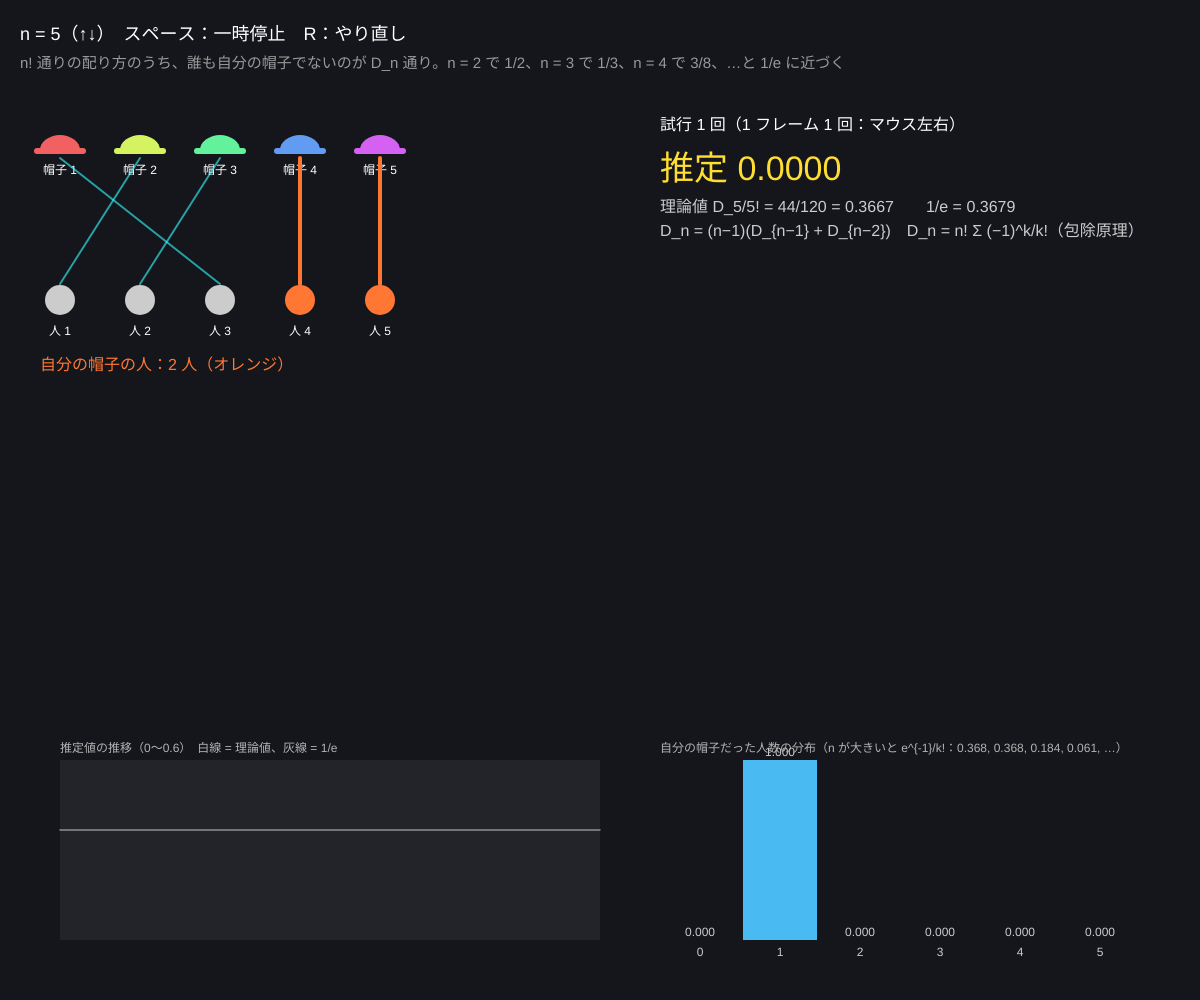
Frame 1 (no input)
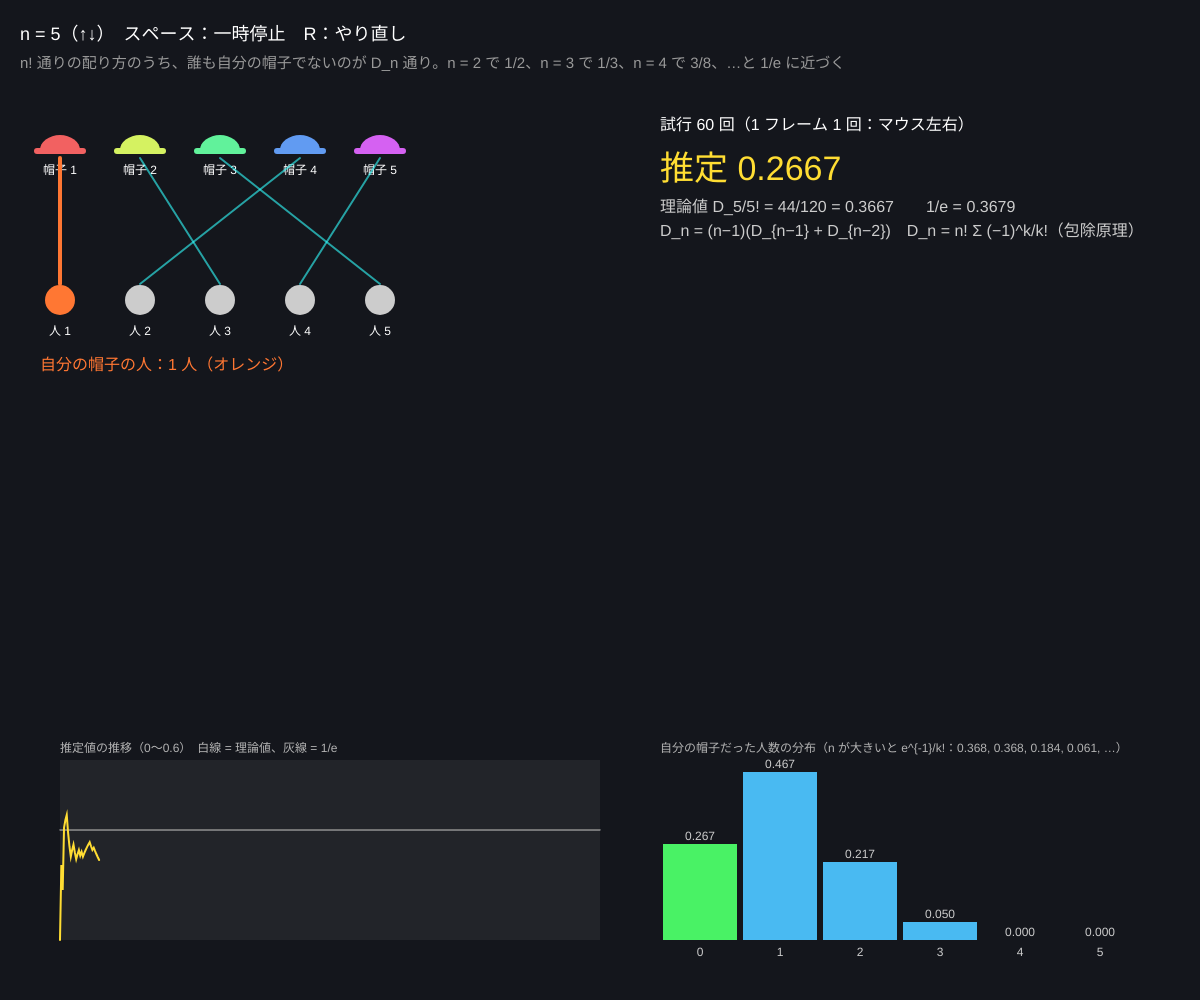
Frame 60 (no input)
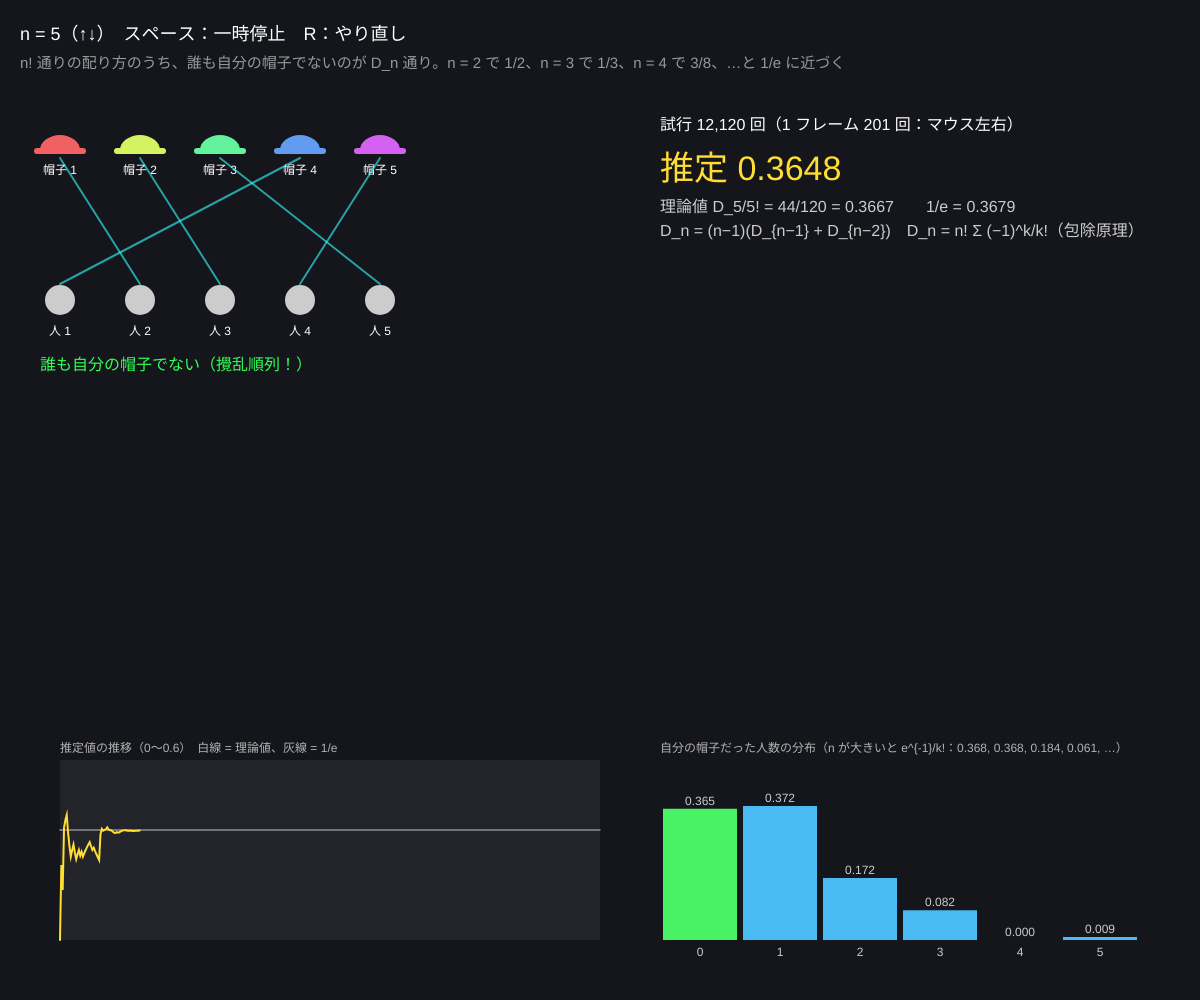
Frame 120 (the mouse pressed at the canvas centre since frame 60)

The p5.js sketch that drew these frames (run headless with seeded random() and noise() and a simulated clock; from frame 60 on, the mouse is pressed at the canvas centre):

// p5.js sketch
// ── sketch.js
// ============================================
// 12 帽子問題と確率
// n 人が帽子を預け、ランダムに返されたとき「誰も自分の帽子を受け取らない」確率は？
// 何万回も試して数える（シミュレーション）と、理論値 D_n/n! に近づき、n が大きいと 1/e ≈ 0.3679 に
// ↑↓ = 人数 n（2〜10）/ スペース = 一時停止 / R = やり直し / マウス左右 = 1 フレームの試行回数
// ============================================

let n = 5;                     // ★ 人数
let trials = 0, successes = 0; // 試行回数、誰も自分の帽子でなかった回数
let fixedHist = [];            // 「自分の帽子だった人数」の分布
let paused = false;
let series = [];               // 推定値の推移（グラフ用）
let shown = [];                // 画面に描く 1 回ぶんの配り方
let showTimer = 0;

function setup() {
  createCanvas(windowWidth, windowHeight);
  colorMode(HSB, 360, 100, 100, 100);
  reset();
}

function reset() {
  trials = 0; successes = 0; series = [];
  fixedHist = new Array(n + 1).fill(0);
  shown = randomPerm(n);
}

// ★ Fisher–Yates：0..k-1 をランダムに並べかえる（どの順列も同じ確率）
function randomPerm(k) {
  let p = [];
  for (let i = 0; i < k; i++) p.push(i);
  for (let i = k - 1; i > 0; i--) { let j = Math.floor(Math.random() * (i + 1)); [p[i], p[j]] = [p[j], p[i]]; }
  return p;
}

function derangements(k) { let d = [1, 0]; for (let i = 2; i <= k; i++) d.push((i - 1) * (d[i - 1] + d[i - 2])); return d[k]; }
function factorial(k) { let f = 1; for (let i = 2; i <= k; i++) f *= i; return f; }

function draw() {
  background(226, 28, 11);
  let perFrame = Math.round(map(mouseX, 0, width, 1, 400, true));
  if (!paused) {
    for (let t = 0; t < perFrame; t++) {
      let p = randomPerm(n);
      let fixed = 0;
      for (let i = 0; i < n; i++) if (p[i] === i) fixed++;
      fixedHist[fixed]++;
      trials++;
      if (fixed === 0) successes++;
    }
    if (trials > 0 && frameCount % 2 === 0) { series.push(successes / trials); if (series.length > 400) series.shift(); }
    showTimer += deltaTime / 1000;
    if (showTimer > 0.6) { showTimer = 0; shown = randomPerm(n); }
  }
  let est = trials > 0 ? successes / trials : 0;
  let theory = derangements(n) / factorial(n);

  // 左上：1 回ぶんの配り方（人 i → 帽子 shown[i]）
  let hx = 60, hy = 150, gap = Math.min(80, (width * 0.45) / n);
  for (let i = 0; i < n; i++) {
    let x = hx + i * gap;
    // 帽子（上）と人（下）
    noStroke(); fill((i * 360) / n, 60, 95);
    arc(x, hy, 40, 30, PI, TWO_PI);
    rect(x - 26, hy - 2, 52, 6, 3);
    fill(0, 0, 100); textAlign(CENTER, BASELINE); textSize(12); text('帽子 ' + (i + 1), x, hy + 24);
    let own = shown[i] === i;
    fill(own ? 20 : 0, own ? 80 : 0, own ? 100 : 80); circle(x, hy + 150, 30);
    fill(0, 0, 100); text('人 ' + (i + 1), x, hy + 185);
  }
  // 線：人 i が受け取った帽子 shown[i]
  for (let i = 0; i < n; i++) {
    let x1 = hx + shown[i] * gap, x2 = hx + i * gap;
    let own = shown[i] === i;
    stroke(own ? 20 : 180, 80, 100, own ? 100 : 60); strokeWeight(own ? 4 : 2);
    line(x1, hy + 8, x2, hy + 134);
  }
  textAlign(LEFT, BASELINE);
  let fixedNow = shown.filter((v, i) => v === i).length;
  noStroke(); fill(fixedNow === 0 ? 130 : 20, 80, 100); textSize(16);
  text(fixedNow === 0 ? '誰も自分の帽子でない（攪乱順列！）' : '自分の帽子の人：' + fixedNow + ' 人（オレンジ）', hx - 20, hy + 220);

  // 右上：数値
  let px = width * 0.55, py = 130;
  fill(0, 0, 100); textSize(16);
  text('試行 ' + trials.toLocaleString() + ' 回（1 フレーム ' + perFrame + ' 回：マウス左右）', px, py);
  textSize(34); fill(50, 80, 100);
  text('推定 ' + est.toFixed(4), px, py + 50);
  textSize(16); fill(0, 0, 80);
  text('理論値 D_' + n + '/' + n + '! = ' + derangements(n) + '/' + factorial(n) + ' = ' + theory.toFixed(4) + '　　1/e = ' + (1 / Math.E).toFixed(4), px, py + 82);
  text('D_n = (n−1)(D_{n−1} + D_{n−2})　D_n = n! Σ (−1)^k/k!（包除原理）', px, py + 106);

  // 下：推定値の推移（線）
  let gx = 60, gy = height - 60, gw = width * 0.45, gh = 180;
  noStroke(); fill(0, 0, 100, 6); rect(gx, gy - gh, gw, gh);
  stroke(0, 0, 80); strokeWeight(1);
  line(gx, gy - gh * theory / 0.6, gx + gw, gy - gh * theory / 0.6);
  stroke(0, 0, 45); line(gx, gy - gh * (1 / Math.E) / 0.6, gx + gw, gy - gh * (1 / Math.E) / 0.6);
  stroke(50, 80, 100); strokeWeight(2); noFill();
  beginShape();
  for (let i = 0; i < series.length; i++) vertex(gx + (i / 400) * gw, gy - gh * Math.min(0.6, series[i]) / 0.6);
  endShape();
  noStroke(); fill(0, 0, 70); textSize(12);
  text('推定値の推移（0〜0.6）　白線 = 理論値、灰線 = 1/e', gx, gy - gh - 8);

  // 右下：自分の帽子だった人数の分布（ポアソン分布 λ=1 に近づく）
  let bx = width * 0.55, by = height - 60, bw = (width * 0.4) / (n + 1), bh = 180;
  let maxH = Math.max(1, ...fixedHist);
  for (let k = 0; k <= n; k++) {
    let hgt = (fixedHist[k] / Math.max(1, trials)) * bh / 0.5;
    noStroke(); fill(k === 0 ? 130 : 200, 70, 95);
    rect(bx + k * bw + 3, by - Math.min(bh, hgt), bw - 6, Math.min(bh, hgt));
    fill(0, 0, 80); textAlign(CENTER, BASELINE); textSize(12);
    text(k, bx + k * bw + bw / 2, by + 16);
    if (trials > 0) text((fixedHist[k] / trials).toFixed(3), bx + k * bw + bw / 2, by - Math.min(bh, hgt) - 4);
  }
  textAlign(LEFT, BASELINE);
  fill(0, 0, 70); textSize(12);
  text('自分の帽子だった人数の分布（n が大きいと e^{-1}/k!：0.368, 0.368, 0.184, 0.061, …）', bx, by - bh - 8);

  fill(0, 0, 100); textSize(18);
  text('n = ' + n + '（↑↓）　スペース：' + (paused ? '再開' : '一時停止') + '　R：やり直し', 20, 40);
  fill(0, 0, 60); textSize(15);
  text('n! 通りの配り方のうち、誰も自分の帽子でないのが D_n 通り。n = 2 で 1/2、n = 3 で 1/3、n = 4 で 3/8、…と 1/e に近づく', 20, 68);
}

function keyPressed() {
  if (key === UP_ARROW && n < 10) { n++; reset(); }
  if (key === DOWN_ARROW && n > 2) { n--; reset(); }
  if (key === ' ') paused = !paused;
  if (key === 'r' || key === 'R') reset();
}

// ---------- やってみよう ----------
// 1. n = 2, 3, 4 で推定値が 0.5, 0.333, 0.375 に落ち着くのを見る。n = 4 で 1/e との差はもうわずか
// 2. 「ちょうど 1 人だけ自分の帽子」の確率は？ 分布の棒 1 を読む（n 大で 1/e と同じ！）
// 3. 試行を 10 万回まで増やしたとき、推定値のふらつき幅はどれくらい？（√(p(1−p)/N) が目安）
// 4. 帽子が「2 つ入れかわっただけ」（2 人だけ交換、あとは自分の）になる確率は C(n,2)/n!。数えて確かめよう
